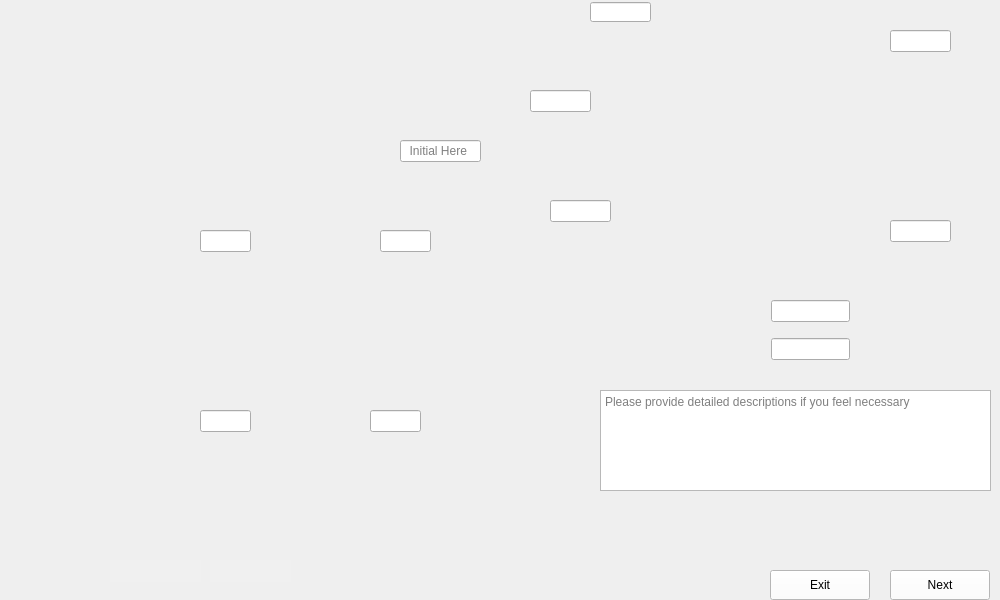
      <widget class="QWidget" name="Lap_First_Epoxy_Fill">
       <property name="maximumSize">
        <size>
         <width>1024</width>
         <height>600</height>
        </size>
       </property>
       <property name="styleSheet">
        <string notr="true">border-image: url(:/images/images/Lap_First_Epoxy_Fill.png);</string>
       </property>
       <widget class="QTextEdit" name="Lap_First_Epoxy_Fill_Comments">
        <property name="geometry">
         <rect>
          <x>600</x>
          <y>390</y>
          <width>391</width>
          <height>101</height>
         </rect>
        </property>
        <property name="styleSheet">
         <string notr="true">border-image:None;</string>
        </property>
        <property name="placeholderText">
         <string>Please provide detailed descriptions if you feel necessary </string>
        </property>
       </widget>
       <widget class="QLineEdit" name="Lap_First_Epoxy_Fill_Data0">
        <property name="geometry">
         <rect>
          <x>400</x>
          <y>140</y>
          <width>81</width>
          <height>22</height>
         </rect>
        </property>
        <property name="styleSheet">
         <string notr="true">border-image:None;</string>
        </property>
        <property name="placeholderText">
         <string>  Initial Here</string>
        </property>
       </widget>
       <widget class="QLineEdit" name="Lap_First_Epoxy_Fill_Data1">
        <property name="geometry">
         <rect>
          <x>200</x>
          <y>230</y>
          <width>51</width>
          <height>22</height>
         </rect>
        </property>
        <property name="styleSheet">
         <string notr="true">border-image:None;</string>
        </property>
       </widget>
       <widget class="QLineEdit" name="Lap_First_Epoxy_Fill_Data2">
        <property name="geometry">
         <rect>
          <x>380</x>
          <y>230</y>
          <width>51</width>
          <height>22</height>
         </rect>
        </property>
        <property name="styleSheet">
         <string notr="true">border-image:None;</string>
        </property>
       </widget>
       <widget class="QLineEdit" name="Lap_First_Epoxy_Fill_Data3">
        <property name="geometry">
         <rect>
          <x>200</x>
          <y>410</y>
          <width>51</width>
          <height>22</height>
         </rect>
        </property>
        <property name="styleSheet">
         <string notr="true">border-image:None;</string>
        </property>
       </widget>
       <widget class="QLineEdit" name="Lap_First_Epoxy_Fill_Data4">
        <property name="geometry">
         <rect>
          <x>370</x>
          <y>410</y>
          <width>51</width>
          <height>22</height>
         </rect>
        </property>
        <property name="styleSheet">
         <string notr="true">border-image:None;</string>
        </property>
       </widget>
       <widget class="QLineEdit" name="Lap_First_Epoxy_Fill_Data5">
        <property name="geometry">
         <rect>
          <x>550</x>
          <y>200</y>
          <width>61</width>
          <height>22</height>
         </rect>
        </property>
        <property name="styleSheet">
         <string notr="true">border-image:None;</string>
        </property>
       </widget>
       <widget class="QLineEdit" name="Lap_First_Epoxy_Fill_Data6">
        <property name="geometry">
         <rect>
          <x>530</x>
          <y>90</y>
          <width>61</width>
          <height>22</height>
         </rect>
        </property>
        <property name="styleSheet">
         <string notr="true">border-image:None;</string>
        </property>
       </widget>
       <widget class="QLineEdit" name="Lap_First_Epoxy_Fill_Data7">
        <property name="geometry">
         <rect>
          <x>590</x>
          <y>2</y>
          <width>61</width>
          <height>20</height>
         </rect>
        </property>
        <property name="styleSheet">
         <string notr="true">border-image:None;</string>
        </property>
       </widget>
       <widget class="QLineEdit" name="Lap_First_Epoxy_Fill_Data_CN1">
        <property name="geometry">
         <rect>
          <x>771</x>
          <y>338</y>
          <width>79</width>
          <height>22</height>
         </rect>
        </property>
        <property name="styleSheet">
         <string notr="true">border-image:None;</string>
        </property>
       </widget>
       <widget class="QLineEdit" name="Lap_First_Epoxy_Fill_Data_CN2">
        <property name="geometry">
         <rect>
          <x>771</x>
          <y>300</y>
          <width>79</width>
          <height>22</height>
         </rect>
        </property>
        <property name="styleSheet">
         <string notr="true">border-image:None;</string>
        </property>
       </widget>
       <widget class="QLineEdit" name="Lap_First_Epoxy_Fill_Data8">
        <property name="geometry">
         <rect>
          <x>890</x>
          <y>30</y>
          <width>61</width>
          <height>22</height>
         </rect>
        </property>
        <property name="styleSheet">
         <string notr="true">border-image:None;</string>
        </property>
       </widget>
       <widget class="QLineEdit" name="Lap_First_Epoxy_Fill_Data9">
        <property name="geometry">
         <rect>
          <x>890</x>
          <y>220</y>
          <width>61</width>
          <height>22</height>
         </rect>
        </property>
        <property name="styleSheet">
         <string notr="true">border-image:None;</string>
        </property>
       </widget>
       <widget class="QPushButton" name="Lap_First_Epoxy_Fill_Back">
        <property name="geometry">
         <rect>
          <x>770</x>
          <y>570</y>
          <width>100</width>
          <height>30</height>
         </rect>
        </property>
        <property name="styleSheet">
         <string notr="true">QPushButton{
background-color: rgb(255, 255, 255);
height: 35px;
border-image:None;
}
QPushButton::hover{
background-color: rgb(0, 0, 255);
}
QPushButton:pressed{
padding-top:7px;
padding-top:7px;
}</string>
        </property>
        <property name="text">
         <string>Exit</string>
        </property>
       </widget>
       <widget class="QPushButton" name="Lap_First_Epoxy_Fill_Next">
        <property name="geometry">
         <rect>
          <x>890</x>
          <y>570</y>
          <width>100</width>
          <height>30</height>
         </rect>
        </property>
        <property name="styleSheet">
         <string notr="true">QPushButton{
background-color: rgb(255, 255, 255);
height: 35px;
border-image:None;
}
QPushButton::hover{
background-color: rgb(0, 0, 255);
}
QPushButton:pressed{
padding-top:7px;
padding-top:7px;
}</string>
        </property>
        <property name="text">
         <string>Next</string>
        </property>
       </widget>
       <widget class="QLineEdit" name="Lap_First_Epoxy_Fill_Dates">
        <property name="geometry">
         <rect>
          <x>110</x>
          <y>560</y>
          <width>91</width>
          <height>22</height>
         </rect>
        </property>
        <property name="styleSheet">
         <string notr="true">QLineEdit{
background-color: rgb(240, 240, 240);
border: none;
border-image:None;
}</string>
        </property>
       </widget>
       <widget class="QLineEdit" name="Lap_First_Epoxy_Fill_Initials">
        <property name="geometry">
         <rect>
          <x>210</x>
          <y>560</y>
          <width>81</width>
          <height>22</height>
         </rect>
        </property>
        <property name="styleSheet">
         <string notr="true">QLineEdit{
background-color: rgb(240, 240, 240);
border: none;
border-image:None;
}</string>
        </property>
       </widget>
      </widget>
